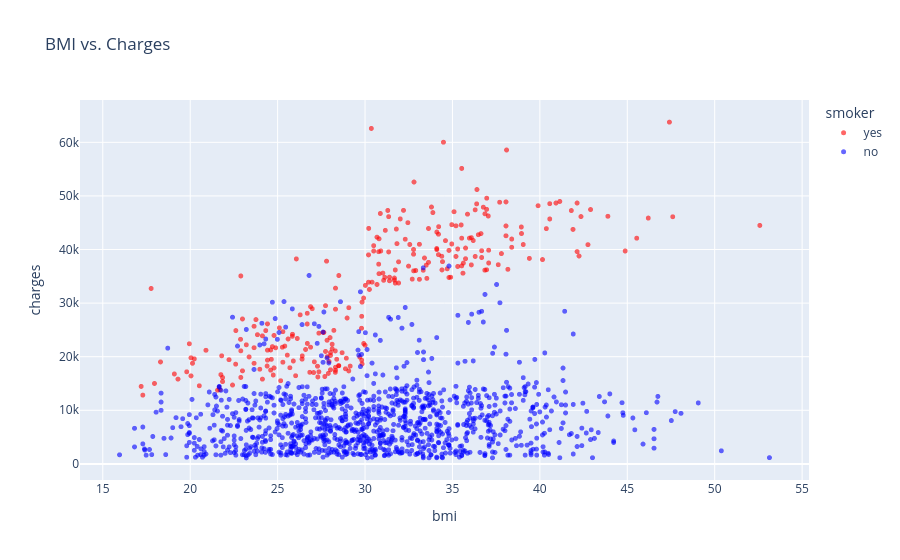

Notebook code for this chart:
### Markdown cell above
## BMI and Charges

### Code cell
fig = px.scatter(medical_df,
                 x='bmi',
                 y='charges',
                 color='smoker',
                 color_discrete_sequence=['red', 'blue'],
                 opacity=0.6,
                 hover_data=['sex'],
                 title='BMI vs. Charges')
fig.update_traces(marker_size=5)
fig.show()

### Figure 1 — Plotly figure (JSON) as saved in the notebook; plotly's stock layout.template omitted (floating-point values rounded to 4 significant figures; data arrays with more than 128 entries replaced by an {"elided": "..."} marker saying what was removed)
{"data": [{"customdata": {"elided": "274x1 str values"}, "hovertemplate": "smoker=yes<br>bmi=%{x}<br>charges=%{y}<br>sex=%{customdata[0]}<extra></extra>", "legendgroup": "yes", "marker": {"color": "red", "opacity": 0.6, "size": 5, "symbol": "circle"}, "mode": "markers", "name": "yes", "showlegend": true, "type": "scattergl", "x": {"elided": "274 float values"}, "xaxis": "x", "y": {"elided": "274 float values"}, "yaxis": "y"}, {"customdata": {"elided": "1064x1 str values"}, "hovertemplate": "smoker=no<br>bmi=%{x}<br>charges=%{y}<br>sex=%{customdata[0]}<extra></extra>", "legendgroup": "no", "marker": {"color": "blue", "opacity": 0.6, "size": 5, "symbol": "circle"}, "mode": "markers", "name": "no", "showlegend": true, "type": "scattergl", "x": {"elided": "1064 float values"}, "xaxis": "x", "y": {"elided": "1064 float values"}, "yaxis": "y"}], "layout": {"legend": {"title": {"text": "smoker"}, "tracegroupgap": 0}, "title": {"text": "BMI vs. Charges"}, "xaxis": {"anchor": "y", "domain": [0, 1], "title": {"text": "bmi"}}, "yaxis": {"anchor": "x", "domain": [0, 1], "title": {"text": "charges"}}}}
